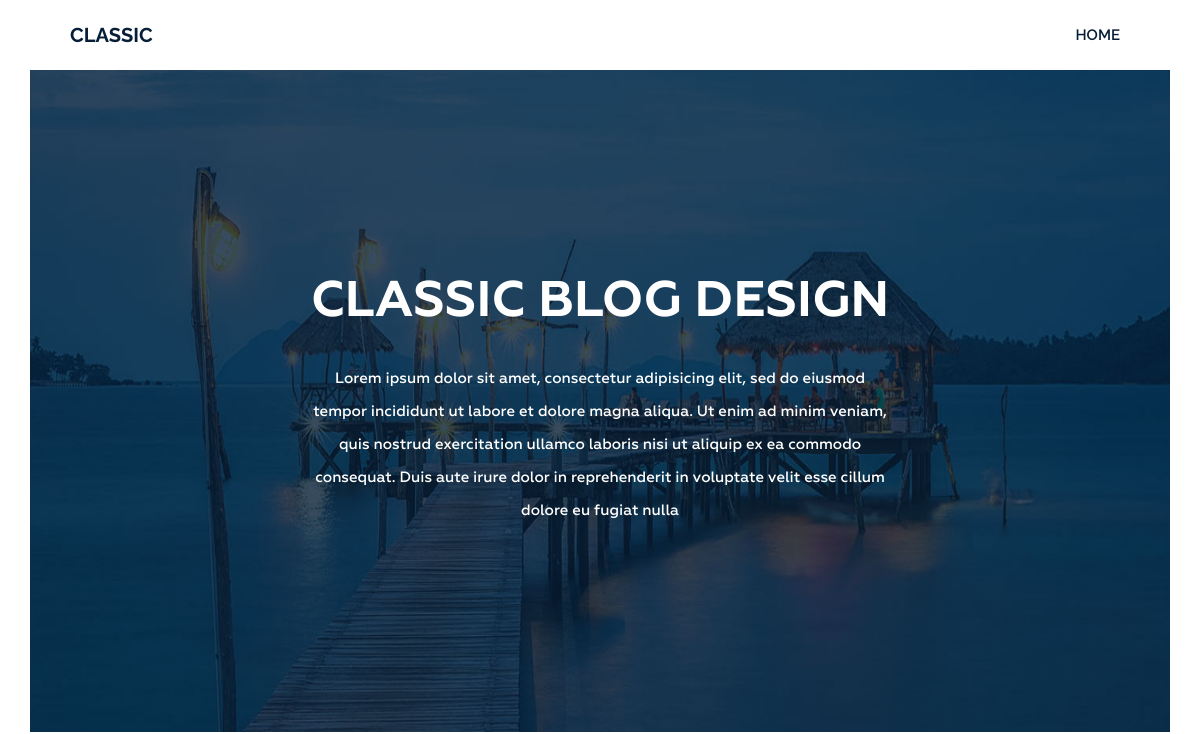
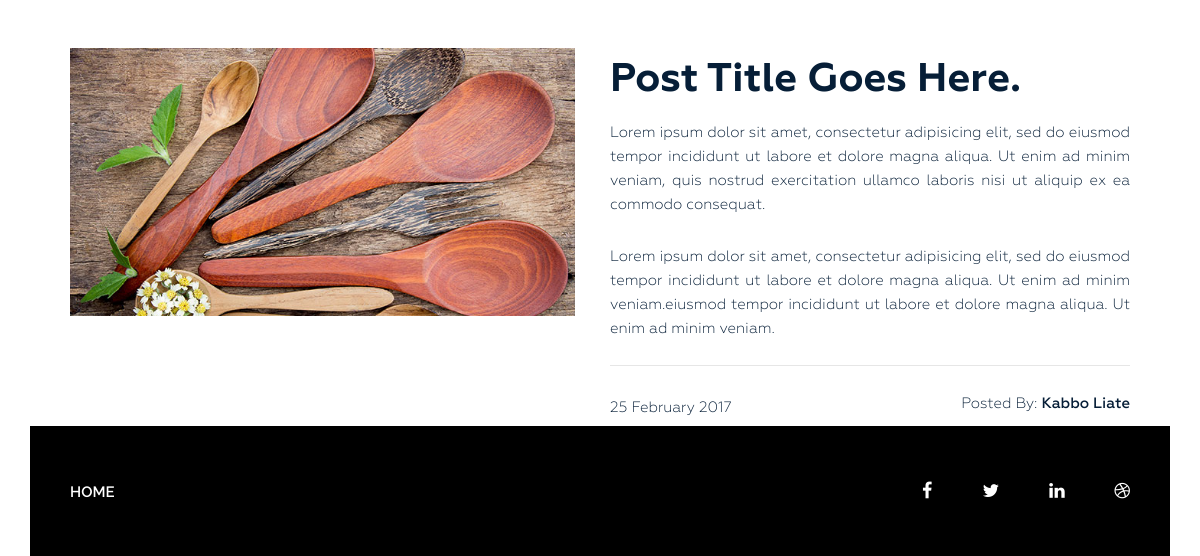
The app's page /, older data (2 pictures, top to bottom).
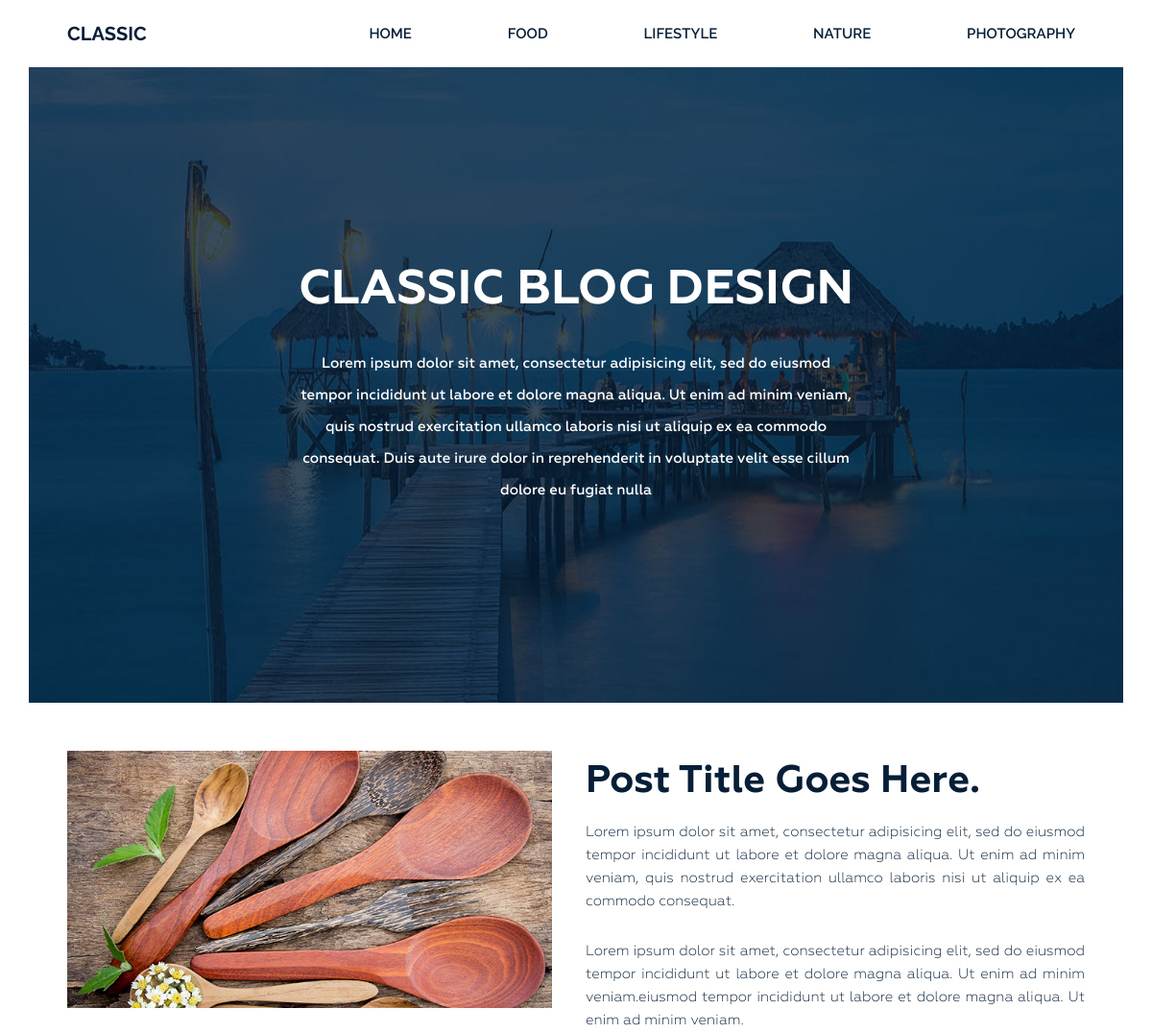
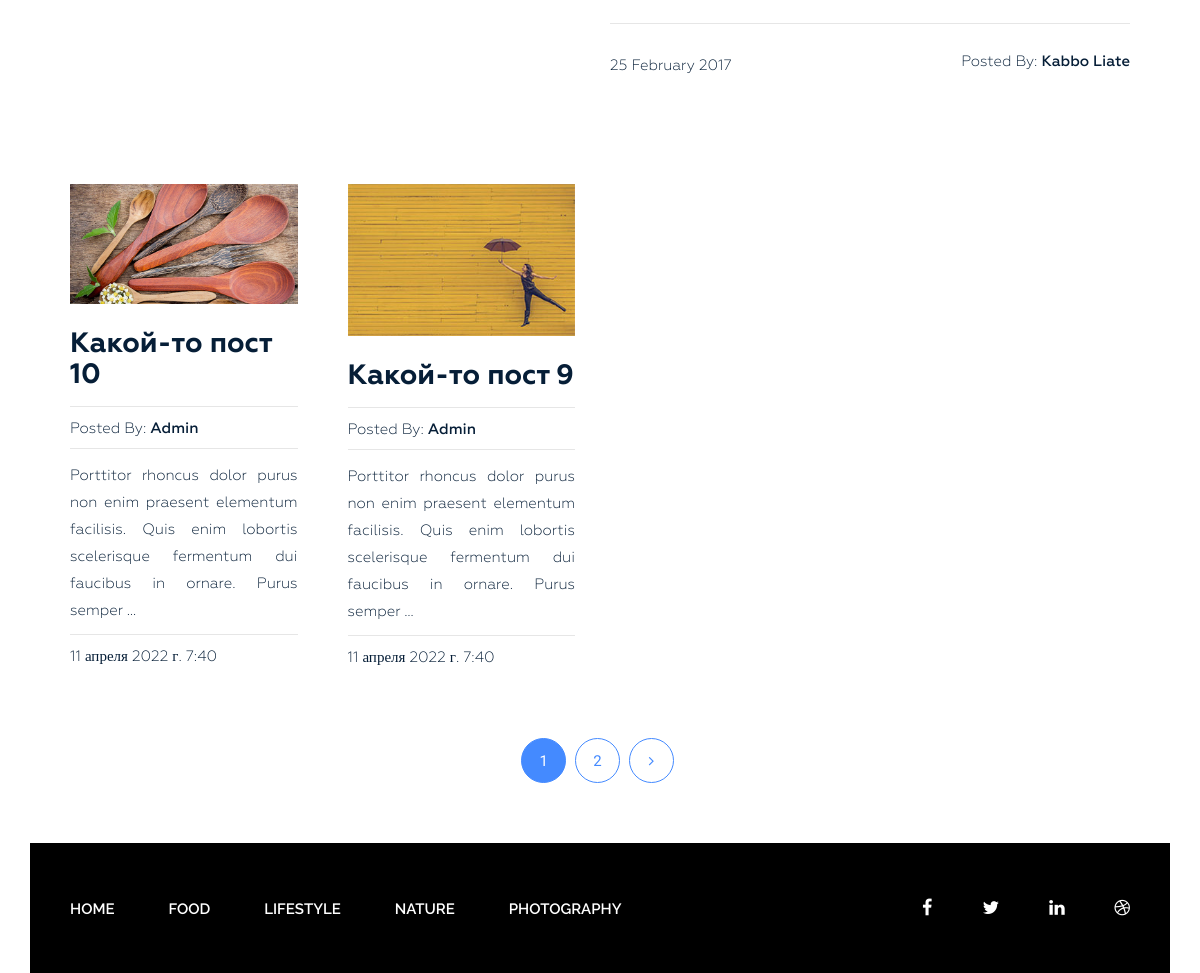
The same page, newer data (2 pictures, top to bottom).
### blog/models.py (models this page shows, shortened)
class Category(models.Model):
    title = models.CharField(max_length=255, verbose_name='Категория')
    slug = models.SlugField(max_length=255, verbose_name='Url Категории', unique=True)
    def get_absolute_url(self):
        return reverse("category", kwargs={"slug": self.slug})
    class Meta:
        verbose_name = 'Категория'
        verbose_name_plural = 'Категории'
        ordering = ['title']

class Post(models.Model):
    title = models.CharField(max_length=255, verbose_name='Название поста')
    slug = models.SlugField(max_length=255, verbose_name='Url Поста', unique=True)
    author = models.CharField(max_length=100, verbose_name='Автор поста')
    content = models.TextField(verbose_name='Контент', blank=True)
    created_at = models.DateTimeField(auto_now_add=True, verbose_name='Опубликована')
    photo = models.ImageField(upload_to=f'photos/%Y/%m/%d/', blank=True, verbose_name='Пусть к фото')
    views = models.IntegerField(default=0, verbose_name='Количество просмотров')
    category = models.ForeignKey('Category', on_delete=models.PROTECT, related_name='posts', verbose_name='Категория')
    tags = models.ManyToManyField('Tag', blank=True, related_name='posts')
    def get_absolute_url(self):
        return reverse("post", kwargs={"slug": self.slug})
    class Meta:
        verbose_name = 'Пост'
        verbose_name_plural = 'Посты'
        ordering = ['-created_at']

### blog/views.py (the view)
# urls.py: path('', Home.as_view(), name='home'),
class Home(ListView):
    model = Post
    template_name = 'blog/index.html'
    context_object_name = 'posts'
    paginate_by = 2
    def get_context_data(self, **kwargs):
        context = super().get_context_data(**kwargs)
        context['title'] = 'Classic Blog Design'
        return context

### blog/templatetags/menu.py (called while the page is built)
@register.inclusion_tag('blog/menu_tpl.html')
def show_menu(menu_class='menu'):
    categories = Category.objects.all()
    return {'categories': categories, 'menu_class': menu_class}

### blog/templates/blog/index.html (shortened to what this page needs)
{% extends 'base.html' %}
{% load static %}
{% block content %}
<section class="bg-text-area">
    <div class="container">
        <div class="row">
            <div class="col-md-12">
                <div class="bg-text">
                    <h3>Classic BLOG Design</h3>
                    <p>Lorem ipsum dolor sit amet, consectetur adipisicing elit, sed do eiusmod tempor
                        incididunt ut labore et dolore magna aliqua. Ut enim ad minim veniam, quis nostrud
                        exercitation ullamco laboris nisi ut aliquip ex ea commodo consequat. Duis aute irure
                        dolor in reprehenderit in voluptate velit esse cillum dolore eu fugiat nulla </p>
                </div>
            </div>
        </div>
    </div>
</section>
<section class="blog-post-area">
    <div class="container">
        <div class="row">
            <div class="blog-post-area-style">
                <div class="col-md-12">
                    <div class="single-post-big">
                        <div class="big-image">
                            <img src="{% static 'img/post-image1.jpg' %}" alt="">
                        </div>
                        <div class="big-text">
                            <h3><a href="#">Post Title Goes Here.</a></h3>
                            <p>Lorem ipsum dolor sit amet, consectetur adipisicing elit, sed do eiusmod tempor
                                incididunt ut labore et dolore magna aliqua. Ut enim ad minim veniam, quis
                                nostrud exercitation ullamco laboris nisi ut aliquip ex ea commodo consequat.
                            </p>
                            <p>Lorem ipsum dolor sit amet, consectetur adipisicing elit, sed do eiusmod tempor
                                incididunt ut labore et dolore magna aliqua. Ut enim ad minim veniam.eiusmod
                                tempor incididunt ut labore et dolore magna aliqua. Ut enim ad minim veniam.</p>
                            <h4><span class="date">25 February 2017</span><span class="author">Posted By: <span
                                        class="author-name">Kabbo Liate</span></span>
                            </h4>
                        </div>
                    </div>
                </div>
                {% for post in posts %}
                <div class="col-md-3">
                    <div class="single-post">
                        {% if post.photo %}
                            <img src="{{ post.photo.url }}" alt="{{ post.title }}">
                        {% else %}
                            <img src="https://yes-books.ru/image/catalog/Family%20and%20Friends/net.jpg" alt="{{ post.title }}">
                        {% endif %}
                        <h3><a href="{{ post.get_absolute_url }}">{{ post.title }}</a></h3>
                        {% if post.author %}
                            <h4><span>Posted By: <span class="author-name">{{ post.author }}</span></span></h4>
                        {% else %}
                            <h4><span>Posted By: <span class="author-name">Admin</span></span></h4>
                        {% endif %}
                        {{ post.content|truncatewords_html:20|safe }}
                        <h4><span>{{ post.created_at }}</span></h4>
                    </div>
                </div>
                {% endfor %}
            </div>
        </div>
    </div>
    {% if page_obj.has_other_pages %}
        <div class="pegination">
            <div class="nav-links">
                {% for p in page_obj.paginator.page_range %}
                    {% if page_obj.number == p %}
                        <span class="page-numbers current">{{ p }}</span>
                    {% elif p > page_obj.number|add:-2 and p < page_obj.number|add:2 %}
                        <a class="page-numbers" href="?page={{ p }}">{{ p }}</a>
                    {% endif %}
                {% endfor %}
                {% if page_obj.has_next %}
                    <a class="page-numbers" href="?page={{ page_obj.next_page_number }}"><i class="fa fa-angle-right" aria-hidden="true"></i></a>
                {% endif %}
            </div>
        </div>
    {% endif %}
</section>
{% endblock %}

### templates/base.html (shortened to what this page needs)
{% load static %}
{% load cache %}
<!DOCTYPE html>
<html lang="en">
<head>
    <link rel="stylesheet" href="{% static 'css/bootstrap.css' %}">
    <link rel="stylesheet" href="{% static 'css/font-awesome.min.css' %}">
    <link rel="stylesheet" href="{% static 'css/owl.carousel.min.css' %}">
    <link rel="stylesheet" href="{% static 'css/owl.theme.default.min.css' %}">
    <link rel="stylesheet" href="{% static 'style.css' %}">
    <link rel="stylesheet" href="{% static 'responsive.css' %}">
</head>
<body>
    <div class="wrapper">
        {% cache 30 header %}
            {% include 'inc/_header.html' %}
        {% endcache %}
        {% block content %}{% endblock %}
        {% cache 30 footer %}
            {% include 'inc/_footer.html' %}
        {% endcache %}
    </div>
</body>
</html>

### templates/inc/_header.html
{% load menu %}
<header class="header">
    <div class="container">
        <div class="row">
            <div class="col-md-2">
                <div class="logo">
                    <h2><a href="{% url 'home' %}">Classic</a></h2>
                </div>
            </div>
            <div class="col-md-10">
                {% show_menu %}
            </div>
        </div>
    </div>
</header>

### blog/templates/blog/menu_tpl.html
<div class="{{ menu_class }}">
    <ul>
        <li><a href="{% url 'home' %}">Home</a></li>
        {% for item in categories %}
            <li><a href="{{ item.get_absolute_url }}">{{ item.title }}</a></li>
        {% endfor %}
    </ul>
</div>

### templates/inc/_footer.html
{% load menu %}
<footer class="footer">
    <div class="container">
        <div class="row">
            <div class="col-md-12">
                <div class="footer-bg">
                    <div class="row">
                        <div class="col-md-9">
                            {% show_menu 'footer-menu' %}
                        </div>
                        <div class="col-md-3">
                            <div class="footer-icon">
                                <p><a href="#"><i class="fa fa-facebook" aria-hidden="true"></i></a><a
                                        href="#"><i class="fa fa-twitter" aria-hidden="true"></i></a><a
                                        href="#"><i class="fa fa-linkedin" aria-hidden="true"></i></a><a
                                        href="#"><i class="fa fa-dribbble" aria-hidden="true"></i></a></p>
                            </div>
                        </div>
                    </div> .
                </div>
            </div>
        </div>
    </div>
</footer>

Row changes from the older to the newer data that the page shows:
added Category: title "FOOD"
added Category: title "LIFESTYLE"
added Category: title "NATURE"
added Category: title "PHOTOGRAPHY"
added Post: photo (picture), title "Какой-то пост 10", shows "Posted By:", author "Admin", content "Porttitor rhoncus dolor purus non enim praesent elementum facilisis. Quis enim lobortis scelerisque fermentum dui faucibus in ornare. Purus semper …", created_at "11 апреля 2022 г. 7:40"
added Post: photo (picture), title "Какой-то пост 9", shows "Posted By:", author "Admin", content "Porttitor rhoncus dolor purus non enim praesent elementum facilisis. Quis enim lobortis scelerisque fermentum dui faucibus in ornare. Purus semper …", created_at "11 апреля 2022 г. 7:40"
Text that changed along with them:
new list line: "1"
new list line: "2"
